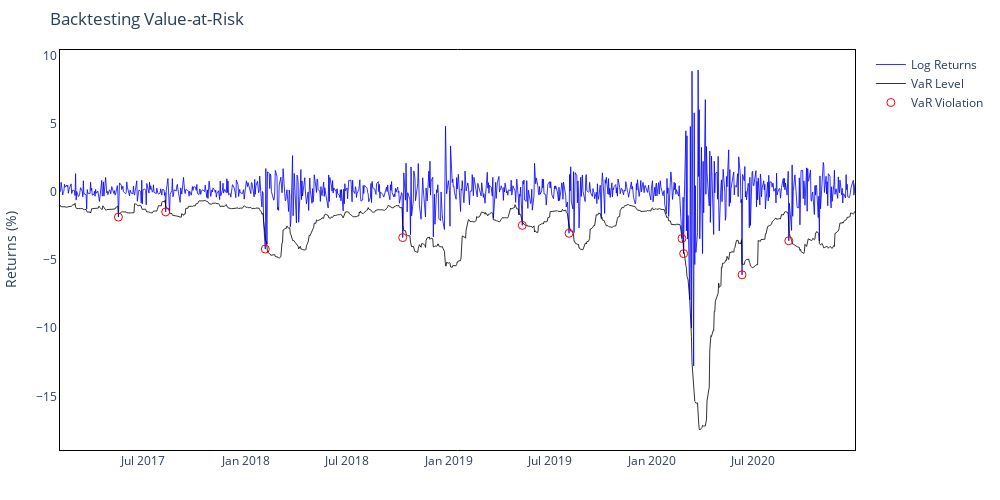
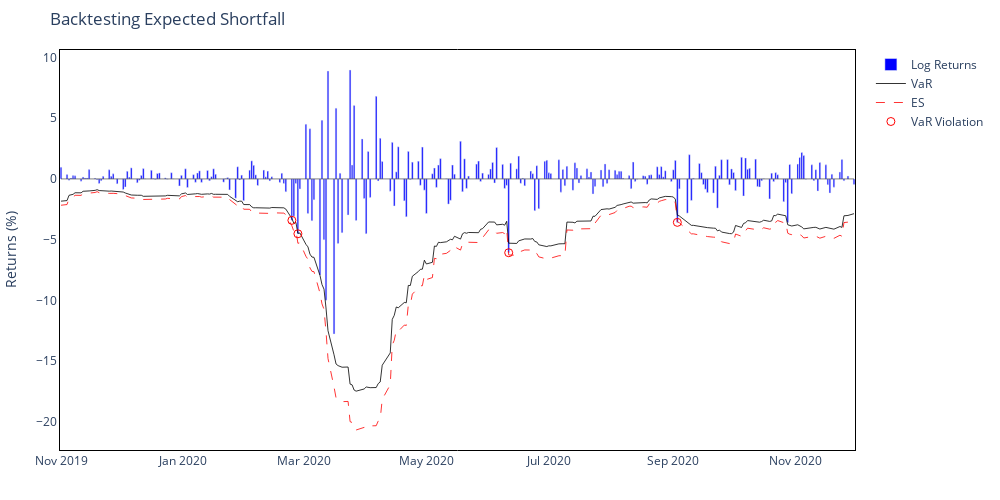
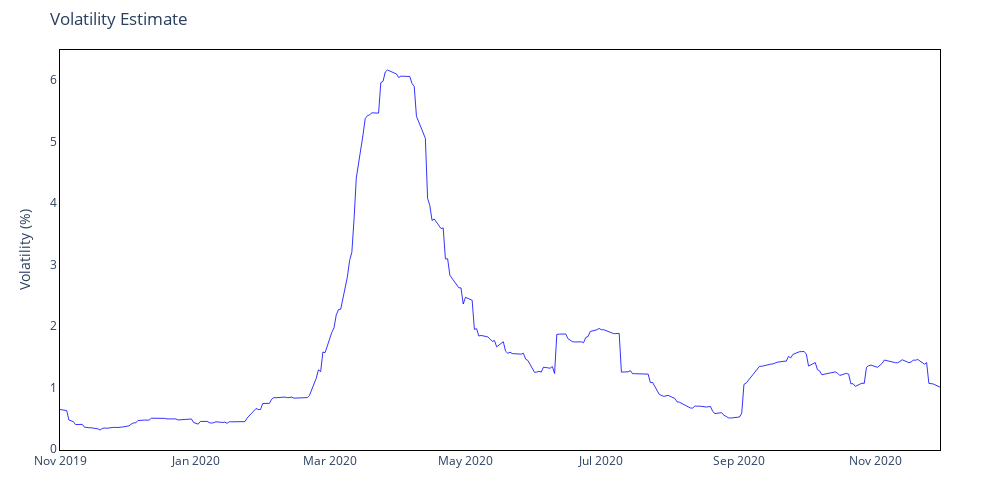

The code cell stored with these charts, in order, in its notebook:
### Markdown cell above
### MA based VaR on the same data

### Code cell
# Apply MA volatility model
ma_output, next_day_var = VolatilityVaR.var_moving_average(returns, confidence_level)

print(f"Next-day MA VaR estimate (abs): {100 * next_day_var:.2f}%")

# Backtest full period
violations, rate = Backtesting.backtest_var(ma_output, confidence_level)
print(f"Full Period — Violations: {violations}, Rate: {rate:.2f}%")

# Backtest a subset
viol_subset, rate_subset = Backtesting.backtest_var(ma_output, confidence_level, "2019-11-01", "2020-11-30")
print(f"Subset — Violations: {viol_subset}, Rate: {rate_subset:.2f}%")

# Compute ES for the whole period
ma_output = ES.compute_expected_shortfall_volatility(ma_output, confidence_level)

# Plot interactive VaR
fig_var = InteractivePlots.interactive_plot_var(ma_output)
fig_var.show()

# Plot interactive ES for a subset
fig_es = InteractivePlots.interactive_plot_es(ma_output, subset=("2019-11-01", "2020-11-30"))
fig_es.show()

# Plot interactive volatility for a subset
fig_vol = InteractivePlots.interactive_plot_volatility(ma_output["Volatility"], subset=("2019-11-01", "2020-11-30"))
fig_vol.show()

### Figure 1 — Plotly figure (JSON) as saved in the notebook; plotly's stock layout.template omitted (floating-point values rounded to 4 significant figures; data arrays with more than 128 entries replaced by an {"elided": "..."} marker saying what was removed)
{"data": [{"hovertemplate": "Date: %{x}<br>Return: %{y:.2f}%", "line": {"color": "blue", "width": 0.8}, "mode": "lines", "name": "Log Returns", "type": "scatter", "x": {"elided": "987 str values"}, "y": {"elided": "987 float values"}}, {"customdata": {"elided": "987 float values"}, "hovertemplate": "Date: %{x}<br>VaR: %{customdata:.2f}%", "line": {"color": "black", "width": 0.8}, "mode": "lines", "name": "VaR Level", "type": "scatter", "x": {"elided": "987 str values"}, "y": {"elided": "987 float values"}}, {"hovertemplate": "Date: %{x}<br>Return: %{y:.2f}%", "marker": {"color": "red", "size": 8, "symbol": "circle-open"}, "mode": "markers", "name": "VaR Violation", "type": "scatter", "x": ["2017-05-17T00:00:00", "2017-08-10T00:00:00", "2018-02-05T00:00:00", "2018-10-10T00:00:00", "2019-05-13T00:00:00", "2019-08-05T00:00:00", "2020-02-24T00:00:00", "2020-02-27T00:00:00", "2020-06-11T00:00:00", "2020-09-03T00:00:00"], "y": [-1.835, -1.458, -4.184, -3.342, -2.443, -3.023, -3.409, -4.517, -6.075, -3.576]}], "layout": {"height": 500, "hovermode": "x unified", "margin": {"b": 50, "l": 60, "r": 60, "t": 50}, "paper_bgcolor": "white", "plot_bgcolor": "white", "title": {"text": "Backtesting Value-at-Risk"}, "width": 1000, "xaxis": {"linecolor": "black", "linewidth": 1, "mirror": true, "showline": true}, "yaxis": {"linecolor": "black", "linewidth": 1, "mirror": true, "showline": true, "title": {"text": "Returns (%)"}}}}

### Figure 2 — Plotly figure (JSON) as saved in the notebook; plotly's stock layout.template omitted (floating-point values rounded to 4 significant figures; data arrays with more than 128 entries replaced by an {"elided": "..."} marker saying what was removed)
{"data": [{"hovertemplate": "Date: %{x}<br>Return: %{y:.2f}%", "marker": {"color": "blue"}, "name": "Log Returns", "type": "bar", "x": {"elided": "272 str values"}, "y": {"elided": "272 float values"}}, {"customdata": {"elided": "272 float values"}, "hovertemplate": "Date: %{x}<br>VaR: %{customdata:.2f}%", "line": {"color": "black", "width": 0.8}, "mode": "lines", "name": "VaR", "type": "scatter", "x": {"elided": "272 str values"}, "y": {"elided": "272 float values"}}, {"customdata": {"elided": "272 float values"}, "hovertemplate": "Date: %{x}<br>ES: %{customdata:.2f}%", "line": {"color": "red", "dash": "dash", "width": 0.8}, "mode": "lines", "name": "ES", "type": "scatter", "x": {"elided": "272 str values"}, "y": {"elided": "272 float values"}}, {"hovertemplate": "Date: %{x}<br>Return: %{y:.2f}%", "marker": {"color": "red", "size": 8, "symbol": "circle-open"}, "mode": "markers", "name": "VaR Violation", "type": "scatter", "x": ["2020-02-24T00:00:00", "2020-02-27T00:00:00", "2020-06-11T00:00:00", "2020-09-03T00:00:00"], "y": [-3.409, -4.517, -6.075, -3.576]}], "layout": {"barmode": "overlay", "height": 500, "hovermode": "x unified", "margin": {"b": 50, "l": 60, "r": 60, "t": 50}, "paper_bgcolor": "white", "plot_bgcolor": "white", "shapes": [{"line": {"color": "black", "width": 0.5}, "type": "line", "x0": "2019-11-01T00:00:00", "x1": "2020-11-30T00:00:00", "xref": "x", "y0": 0, "y1": 0, "yref": "y"}], "title": {"text": "Backtesting Expected Shortfall"}, "width": 1000, "xaxis": {"linecolor": "black", "linewidth": 1, "mirror": true, "showline": true}, "yaxis": {"linecolor": "black", "linewidth": 1, "mirror": true, "showline": true, "title": {"text": "Returns (%)"}}}}

### Figure 3 — Plotly figure (JSON) as saved in the notebook; plotly's stock layout.template omitted (floating-point values rounded to 4 significant figures; data arrays with more than 128 entries replaced by an {"elided": "..."} marker saying what was removed)
{"data": [{"hovertemplate": "Date: %{x}<br>Volatility: %{y:.2f}%", "line": {"color": "blue", "width": 0.8}, "mode": "lines", "name": "Volatility", "type": "scatter", "x": {"elided": "272 str values"}, "y": {"elided": "272 float values"}}], "layout": {"height": 500, "hovermode": "x unified", "margin": {"b": 50, "l": 60, "r": 60, "t": 50}, "paper_bgcolor": "white", "plot_bgcolor": "white", "title": {"text": "Volatility Estimate"}, "width": 1000, "xaxis": {"linecolor": "black", "linewidth": 1, "mirror": true, "showline": true}, "yaxis": {"linecolor": "black", "linewidth": 1, "mirror": true, "showline": true, "title": {"text": "Volatility (%)"}}}}
